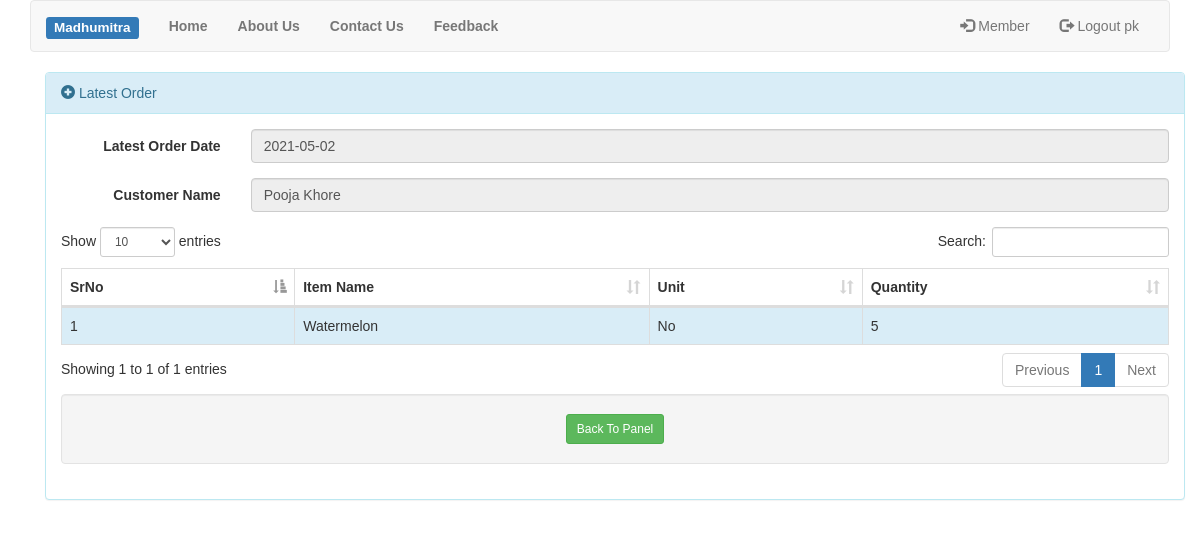
The page /m_view_order.php (signed in) on the database its author committed.
### tables this page shows
CREATE TABLE IF NOT EXISTS `member_profile` (
  `m_uname` varchar(30) NOT NULL,
  `fullname` varchar(30) NOT NULL,
  `contact` varchar(100) NOT NULL,
  `address` varchar(50) NOT NULL,
  `delivery` varchar(30) DEFAULT NULL,
  `udate` date DEFAULT NULL,
  PRIMARY KEY (`m_uname`)
);

CREATE TABLE IF NOT EXISTS `customerorder` (
  `order_id` int(30) NOT NULL AUTO_INCREMENT,
  `order_date` date NOT NULL,
  `customer_name` varchar(30) NOT NULL,
  `itemname` varchar(50) NOT NULL,
  `unit` varchar(50) NOT NULL,
  `qty` varchar(50) NOT NULL,
  PRIMARY KEY (`order_id`)
);

### m_view_order.php (the view, shortened to what this page needs)
<?php
include "header.php";
include "dbi.php";
$query0="select * FROM member_profile WHERE m_uname='$uname'";
$result0 = mysqli_query($con,$query0) or die(mysqli_error($con));
$cust_name='';
if($row=mysqli_fetch_array($result0))
{
               $cust_name=$row["fullname"];
}
$query1="select max(order_date) FROM customerorder WHERE customer_name='$cust_name'";
$result1 = mysqli_query($con,$query1) or die(mysqli_error($con));
$dt='';
if($row=mysqli_fetch_array($result1))
{
               $dt=$row[0];
	$query2="SELECT * FROM customerorder WHERE customer_name='$cust_name' and order_date = '$dt'";
}
?>
<div class="container">
<div class="panel panel-info">
	<div class="panel-heading"> <i class="glyphicon glyphicon-plus-sign"></i> Latest Order </div>
<div class="panel-body panel-center">
	<form class="form-horizontal">
	<div class="form-group">
		<label for="orderDate" class="col-sm-2 control-label">Latest Order Date</label>
		<div class="col-sm-10">
			  <input type="text" readonly class="form-control" value= "<?php echo $dt ;?>" name="order_date" autocomplete="off" />
		</div>
	</div>
	<div class="form-group">
		<label for="customerName" class="col-sm-2 control-label">Customer Name</label>
		<div class="col-sm-10">
			  <input type="text" readonly class="form-control" value= "<?php echo $cust_name ;?>" name="cust_name" autocomplete="off" />
		</div>
	</div>
<div class="table-responsive">
<table id="stud_data" class="table table-hover table-bordered table-striped">
<?php
include "dbi.php";
$result2 = mysqli_query($con,$query2) or die(mysqli_error($con));
echo "<thead>";
echo "<tr><th>SrNo</th><th>Item Name</th><th>Unit</th><th>Quantity</th></tr>";
echo "</thead>";
$cnt=0;
while($row=mysqli_fetch_array($result2))
{
	$cnt++;
	echo "<tr class='info'>";
	echo "<td>$cnt</td>";
	echo "<td>".$row["itemname"]."</td>";
	echo "<td>".$row["unit"]."</td>";
	echo "<td>".$row["qty"]."</td>";
	echo "</tr>";
}
echo "</table>";
?>
	<div class="well text-center" >
		<a href="member.php" class="btn btn-sm btn-success">Back To Panel</a>
	</div>
</form>
</div>
</div>
</div>
<?php
include "footer.php";
?>

### header.php (style rules this page uses)
body { margin: 0; padding: 0; background :#FFFFFF; background-size: cover; background-position: center; font-family: sans-serif; }

### rows shown on the page
member_profile: cust_name "Pooja Khore"
customerorder: itemname "Watermelon", unit "No", qty "5"

### other values the page prints
$uname "pk"
